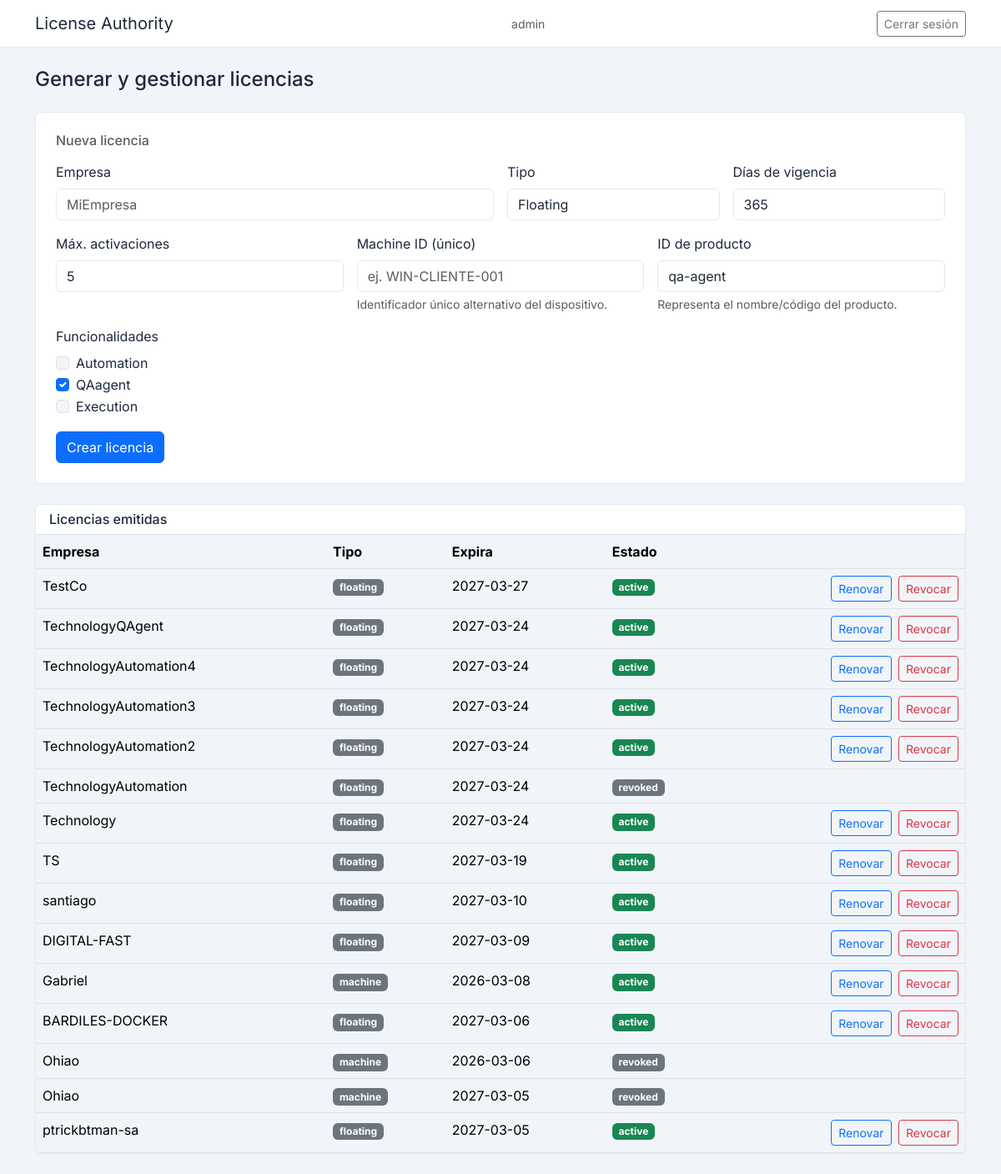
Page / (signed in) on the earlier database version.
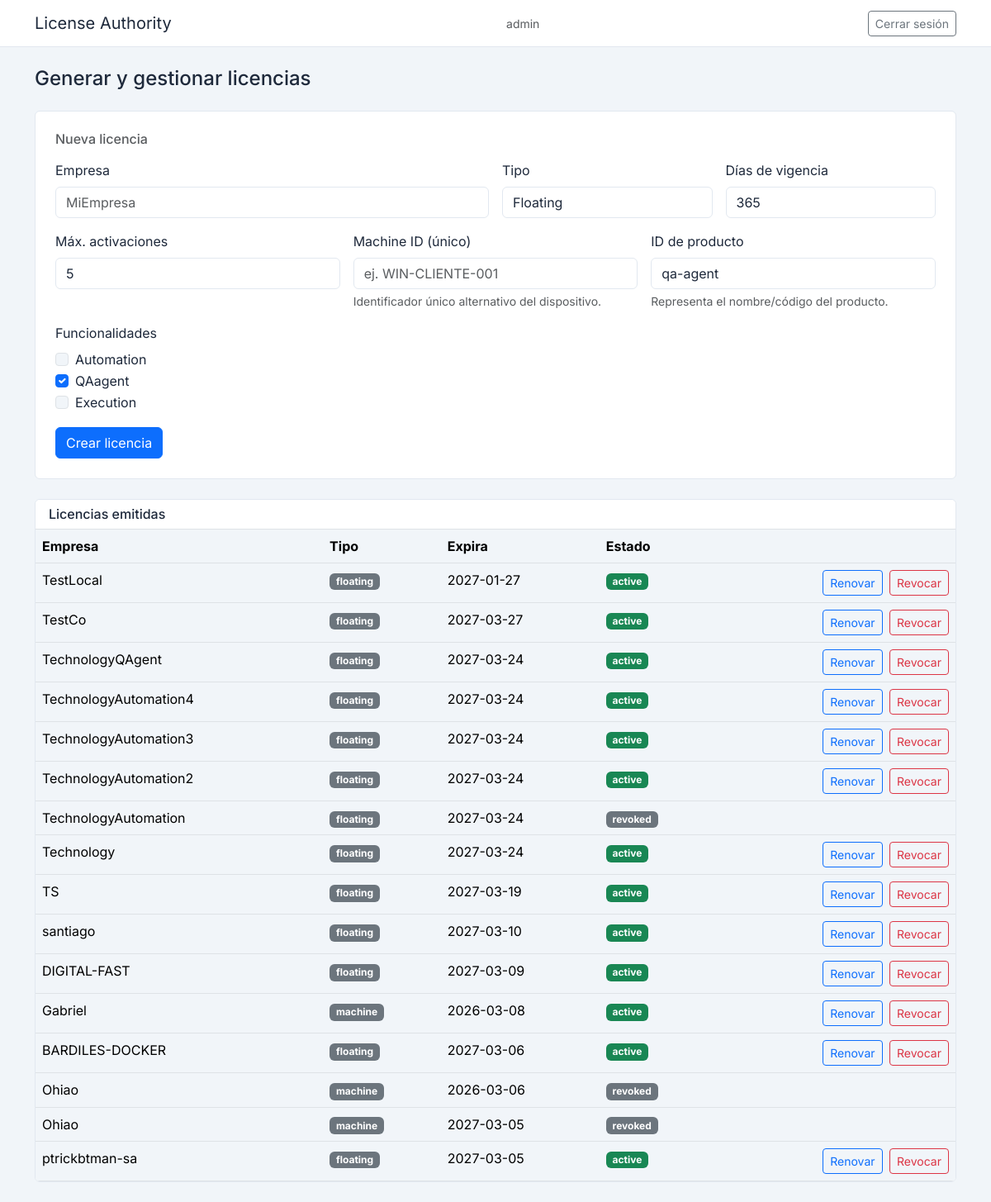
Same page on the later database version.
### app/models.py (models this page shows)
class User(Base):
    __tablename__ = "users"
    id = Column(Integer, primary_key=True, index=True)
    username = Column(String(64), unique=True, nullable=False, index=True)
    password_hash = Column(String(256), nullable=False)
    is_active = Column(Boolean, default=True)
    created_at = Column(DateTime, default=datetime.utcnow)

class LicenseRecord(Base):
    __tablename__ = "license_records"
    id = Column(Integer, primary_key=True)
    license_id = Column(String, unique=True, index=True)
    previous_license_id = Column(String, nullable=True)
    company = Column(String)
    license_type = Column(String)
    max_activations = Column(Integer)
    machine_lock = Column(String, nullable=True)
    machine_id = Column(String, nullable=True)
    issued_at = Column(DateTime)
    expires_at = Column(DateTime)
    revoked = Column(Boolean, default=False)
    version = Column(Integer, default=1)
    created_at = Column(DateTime, default=datetime.utcnow)
    status = Column(String, default="active")

### app/routes/web.py (the view)
@router.get("/", response_class=HTMLResponse)
def index(
    request: Request,
    db: Session = Depends(get_db),
    user: User = Depends(get_current_user),
):
    licenses = db.query(LicenseRecord).order_by(LicenseRecord.created_at.desc()).all()
    return templates.TemplateResponse(
        request=request,
        name="index.html",
        context={
            "request": request,
            "user": user,
            "licenses": licenses,
        }
    )

### app/templates/index.html (shortened to what this page needs)
{% extends "base.html" %}
{% block content %}
<h1 class="h4 mb-4">Generar y gestionar licencias</h1>
<section class="card p-4 mb-4">
    <h2 class="h6 text-muted mb-3">Nueva licencia</h2>
    <form id="formCreate">
        <div class="row g-3">
            <div class="col-md-6">
                <label class="form-label">Empresa</label>
                <input type="text" class="form-control" name="company" required placeholder="MiEmpresa">
            </div>
            <div class="col-md-3">
                <label class="form-label">Tipo</label>
                <select class="form-select" name="license_type" id="licenseType" required>
                    <option value="floating">Floating</option>
                </select>
            </div>
            <div class="col-md-3">
                <label class="form-label">Días de vigencia</label>
                <input type="number" class="form-control" name="duration_days" value="365" min="1" required>
            </div>
            <div class="col-md-4" id="wrapMaxActivations">
                <label class="form-label">Máx. activaciones</label>
                <input type="number" class="form-control" name="max_activations" value="5" min="1" id="maxActivations">
            </div>
            <div class="col-md-4" id="wrapMachineId">
                <label class="form-label">Machine ID (único)</label>
                <input type="text" class="form-control" name="machine_id" id="machineId" placeholder="ej. WIN-CLIENTE-001" required>
                <div class="form-text">Identificador único alternativo del dispositivo.</div>
            </div>
            <div class="col-md-4">
                <label class="form-label">ID de producto</label>
                <input
                    type="text"
                    class="form-control"
                    name="feature_product_id"
                    value="qa-agent"
                    required
                    placeholder="ej. qa-agent"
                >
                <div class="form-text">Representa el nombre/código del producto.</div>
            </div>
            <div class="col-md-4">
                <label class="form-label d-block">Funcionalidades</label>
                <div class="form-check">
                    <input class="form-check-input" type="checkbox" value="Automation" id="featureAutomation" name="feature_funcionality">
                    <label class="form-check-label" for="featureAutomation">Automation</label>
                </div>
                <div class="form-check">
                    <input class="form-check-input" type="checkbox" value="QAagent" id="featureQaagent" name="feature_funcionality" checked>
                    <label class="form-check-label" for="featureQaagent">QAagent</label>
                </div>
                <div class="form-check">
                    <input class="form-check-input" type="checkbox" value="Execution" id="featureExecution" name="feature_funcionality">
                    <label class="form-check-label" for="featureExecution">Execution</label>
                </div>
            </div>
            <div class="col-12">
                <button type="submit" class="btn btn-primary" id="btnCreate">Crear licencia</button>
            </div>
        </div>
    </form>
</section>
<section class="card overflow-hidden">
    <div class="card-header bg-white border-bottom">
        <h2 class="h6 mb-0">Licencias emitidas</h2>
    </div>
    <div class="table-responsive">
        <table class="table table-hover mb-0">
            <thead>
                <tr>
                    <th>Empresa</th>
                    <th>Tipo</th>
                    <th>Expira</th>
                    <th>Estado</th>
                    <th></th>
                </tr>
            </thead>
            <tbody>
                {% for lic in licenses %}
                <tr>
                    <td>{{ lic.company }}</td>
                    <td><span class="badge bg-secondary">{{ lic.license_type }}</span></td>
                    <td>{{ lic.expires_at.strftime('%Y-%m-%d') if lic.expires_at else '-' }}</td>
                    <td><span class="badge {% if lic.status == 'active' %}bg-success{% else %}bg-secondary{% endif %}">{{ lic.status }}</span></td>
                    <td class="text-end">
                        {% if lic.status == 'active' %}
                        <button type="button" class="btn btn-sm btn-outline-primary me-1 renew-btn" data-license-id="{{ lic.license_id }}">Renovar</button>
                        <button type="button" class="btn btn-sm btn-outline-danger revoke-btn" data-license-id="{{ lic.license_id }}">Revocar</button>
                        {% endif %}
                    </td>
                </tr>
                {% else %}
                <tr><td colspan="5" class="text-center text-muted py-4">No hay licencias. Crea una arriba.</td></tr>
                {% endfor %}
            </tbody>
        </table>
    </div>
</section>
{% endblock %}

### app/templates/base.html (shortened to what this page needs)
<!DOCTYPE html>
<html lang="es">
<head>
    <link href="/static/css/bootstrap.min.css" rel="stylesheet">
</head>
<body>
    <nav class="navbar navbar-expand-lg navbar-light">
        <div class="container">
            <span class="navbar-brand mb-0">License Authority</span>
            {% if user %}
            <span class="navbar-text text-muted small me-2">{{ user.username }}</span>
            <a class="btn btn-sm btn-outline-secondary" href="/logout">Cerrar sesión</a>
            {% endif %}
        </div>
    </nav>
    <main class="container py-4">
        {% block content %}
        {% endblock %}
    </main>
</body>
</html>

Differences in the rows shown:
added LicenseRecord: company "TestLocal", license_type "floating", expires_at "2027-01-27", status "active"
